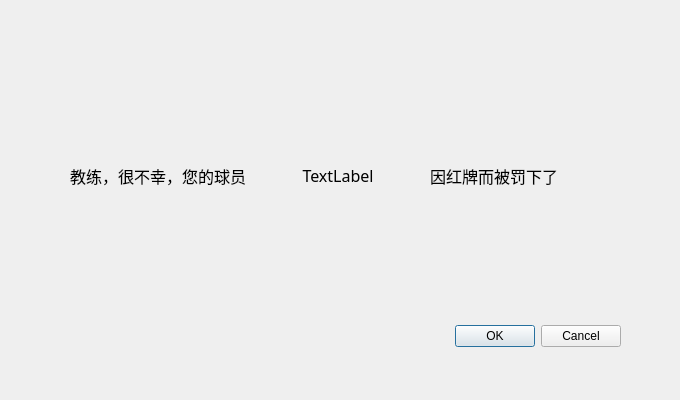
<?xml version="1.0" encoding="UTF-8"?>
<ui version="4.0">
 <class>redCardDialog</class>
 <widget class="QDialog" name="redCardDialog">
  <property name="geometry">
   <rect>
    <x>0</x>
    <y>0</y>
    <width>680</width>
    <height>400</height>
   </rect>
  </property>
  <property name="windowTitle">
   <string>Dialog</string>
  </property>
  <widget class="QDialogButtonBox" name="buttonBox">
   <property name="geometry">
    <rect>
     <x>280</x>
     <y>320</y>
     <width>341</width>
     <height>32</height>
    </rect>
   </property>
   <property name="orientation">
    <enum>Qt::Horizontal</enum>
   </property>
   <property name="standardButtons">
    <set>QDialogButtonBox::Cancel|QDialogButtonBox::Ok</set>
   </property>
  </widget>
  <widget class="QWidget" name="widget" native="true">
   <property name="geometry">
    <rect>
     <x>70</x>
     <y>130</y>
     <width>531</width>
     <height>91</height>
    </rect>
   </property>
   <layout class="QHBoxLayout" name="horizontalLayout">
    <item>
     <widget class="QLabel" name="label">
      <property name="font">
       <font>
        <family>黑体</family>
        <pointsize>12</pointsize>
       </font>
      </property>
      <property name="text">
       <string>教练，很不幸，您的球员</string>
      </property>
      <property name="alignment">
       <set>Qt::AlignRight|Qt::AlignTrailing|Qt::AlignVCenter</set>
      </property>
     </widget>
    </item>
    <item>
     <widget class="QLabel" name="label_2">
      <property name="font">
       <font>
        <family>黑体</family>
        <pointsize>12</pointsize>
       </font>
      </property>
      <property name="text">
       <string>TextLabel</string>
      </property>
      <property name="alignment">
       <set>Qt::AlignCenter</set>
      </property>
     </widget>
    </item>
    <item>
     <widget class="QLabel" name="label_3">
      <property name="font">
       <font>
        <family>黑体</family>
        <pointsize>12</pointsize>
       </font>
      </property>
      <property name="text">
       <string>因红牌而被罚下了</string>
      </property>
     </widget>
    </item>
   </layout>
  </widget>
 </widget>
 <resources/>
 <connections>
  <connection>
   <sender>buttonBox</sender>
   <signal>accepted()</signal>
   <receiver>redCardDialog</receiver>
   <slot>accept()</slot>
   <hints>
    <hint type="sourcelabel">
     <x>248</x>
     <y>254</y>
    </hint>
    <hint type="destinationlabel">
     <x>157</x>
     <y>274</y>
    </hint>
   </hints>
  </connection>
  <connection>
   <sender>buttonBox</sender>
   <signal>rejected()</signal>
   <receiver>redCardDialog</receiver>
   <slot>reject()</slot>
   <hints>
    <hint type="sourcelabel">
     <x>316</x>
     <y>260</y>
    </hint>
    <hint type="destinationlabel">
     <x>286</x>
     <y>274</y>
    </hint>
   </hints>
  </connection>
 </connections>
</ui>
